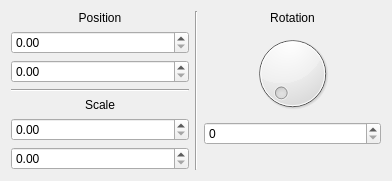
<?xml version="1.0" encoding="UTF-8"?>
<ui version="4.0">
 <class>Transform</class>
 <widget class="QWidget" name="Transform">
  <property name="geometry">
   <rect>
    <x>0</x>
    <y>0</y>
    <width>392</width>
    <height>181</height>
   </rect>
  </property>
  <property name="windowTitle">
   <string>Form</string>
  </property>
  <layout class="QHBoxLayout" name="horizontalLayout">
   <item>
    <layout class="QVBoxLayout" name="layoutPosScale">
     <item>
      <layout class="QVBoxLayout" name="layoutPos">
       <item>
        <widget class="QLabel" name="labelPos">
         <property name="text">
          <string>Position</string>
         </property>
         <property name="alignment">
          <set>Qt::AlignCenter</set>
         </property>
        </widget>
       </item>
       <item>
        <widget class="QDoubleSpinBox" name="PX"/>
       </item>
       <item>
        <widget class="QDoubleSpinBox" name="PY"/>
       </item>
       <item>
        <spacer name="verticalSpacer_2">
         <property name="orientation">
          <enum>Qt::Vertical</enum>
         </property>
         <property name="sizeHint" stdset="0">
          <size>
           <width>20</width>
           <height>40</height>
          </size>
         </property>
        </spacer>
       </item>
       <item>
        <layout class="QVBoxLayout" name="layoutScale">
         <item>
          <widget class="Line" name="line_2">
           <property name="orientation">
            <enum>Qt::Horizontal</enum>
           </property>
          </widget>
         </item>
         <item>
          <widget class="QLabel" name="labelScale">
           <property name="text">
            <string>Scale</string>
           </property>
           <property name="textFormat">
            <enum>Qt::AutoText</enum>
           </property>
           <property name="scaledContents">
            <bool>false</bool>
           </property>
           <property name="alignment">
            <set>Qt::AlignCenter</set>
           </property>
           <property name="wordWrap">
            <bool>false</bool>
           </property>
          </widget>
         </item>
         <item>
          <widget class="QDoubleSpinBox" name="SX"/>
         </item>
         <item>
          <widget class="QDoubleSpinBox" name="SY"/>
         </item>
         <item>
          <spacer name="verticalSpacer">
           <property name="orientation">
            <enum>Qt::Vertical</enum>
           </property>
           <property name="sizeHint" stdset="0">
            <size>
             <width>20</width>
             <height>40</height>
            </size>
           </property>
          </spacer>
         </item>
        </layout>
       </item>
      </layout>
     </item>
    </layout>
   </item>
   <item>
    <widget class="Line" name="line">
     <property name="orientation">
      <enum>Qt::Vertical</enum>
     </property>
    </widget>
   </item>
   <item>
    <layout class="QVBoxLayout" name="LayoutRot">
     <item>
      <widget class="QLabel" name="labelRot">
       <property name="layoutDirection">
        <enum>Qt::LeftToRight</enum>
       </property>
       <property name="text">
        <string>Rotation</string>
       </property>
       <property name="textFormat">
        <enum>Qt::AutoText</enum>
       </property>
       <property name="alignment">
        <set>Qt::AlignCenter</set>
       </property>
      </widget>
     </item>
     <item>
      <widget class="QDial" name="Rdial">
       <property name="notchTarget">
        <double>18.699999999999999</double>
       </property>
      </widget>
     </item>
     <item>
      <widget class="QSpinBox" name="Rinput"/>
     </item>
     <item>
      <spacer name="verticalSpacer_3">
       <property name="orientation">
        <enum>Qt::Vertical</enum>
       </property>
       <property name="sizeHint" stdset="0">
        <size>
         <width>20</width>
         <height>40</height>
        </size>
       </property>
      </spacer>
     </item>
    </layout>
   </item>
  </layout>
 </widget>
 <resources/>
 <connections/>
</ui>
